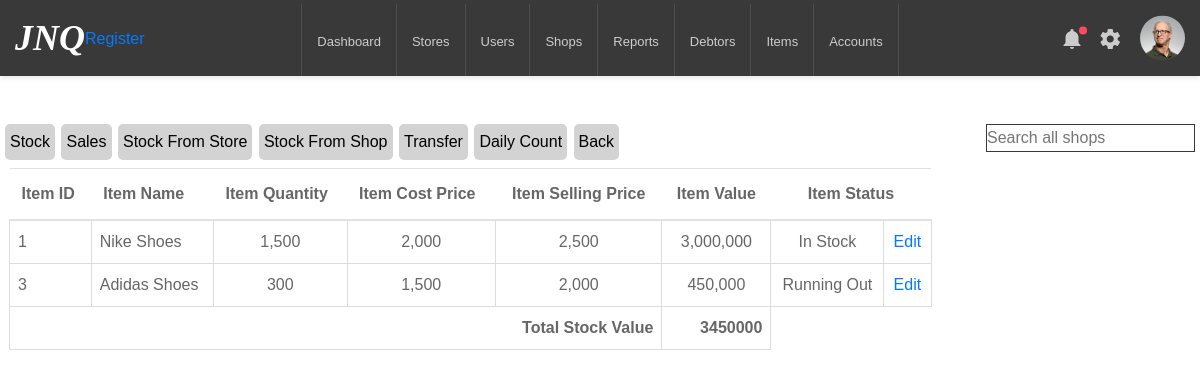
The app's page /view_shops/1 (signed in), older data.
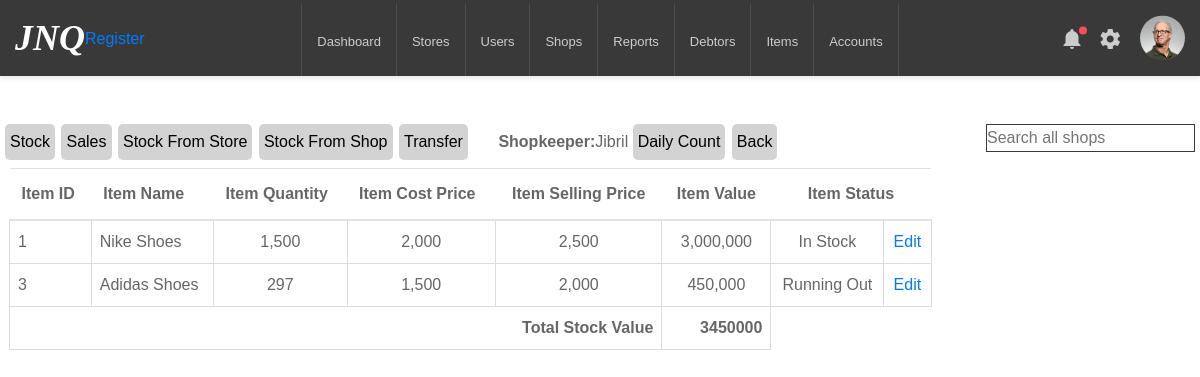
The same page, newer data.
### inventory/models.py (models this page shows)
class ShopItem(db.Model):
    id = db.Column(db.Integer, primary_key=True)
    shop_id = db.Column('shop_id', db.Integer, db.ForeignKey('shop.id'))
    item_id = db.Column('item_id', db.Integer, db.ForeignKey('item.id'))
    item_quantity = db.Column(db.Integer, nullable=False)
    item_value = db.Column(db.Integer, nullable=False)
    item_status = db.Column(db.String(20), nullable=False, default='In Stock')
    date_added = db.Column(db.DateTime, default=datetime.now)
    daily_count = db.relationship('DailyCount', backref='daily_count_item', lazy=True)
    count_difference = db.relationship('CountDifference', backref='shop_item', lazy=True)
    shop = db.relationship('Shop', back_populates='item_association')
    item = db.relationship('Item', back_populates='shops')

class Item(db.Model):
    id = db.Column(db.Integer, primary_key=True)
    item_name = db.Column(db.String(100), nullable=False)
    item_cost_price = db.Column(db.Integer, nullable=False)
    item_selling_price = db.Column(db.Integer, nullable=False)
    date_added = db.Column(db.DateTime, default=datetime.now)
    stores = db.relationship('StoreItem', back_populates='item')
    shops = db.relationship('ShopItem', back_populates='item')

class User(db.Model, UserMixin):
    id = db.Column(db.Integer, primary_key=True)
    username = db.Column(db.String(50), unique=True, nullable=False)
    password = db.Column(db.String(100), nullable=False)
    user_role = db.Column(db.String(30), nullable=False)
    date_registered = db.Column(db.DateTime, default=datetime.now)
    shops = db.relationship('Shop', backref='staff', lazy=True)
    stores = db.relationship('Store', backref='staff', lazy=True)
    shopkeepers = db.relationship('Shopkeeper', backref='user_details', lazy=True)

### inventory/routes.py (the view)
@app.route('/view_shops/<int:shop_id>', methods=['GET'])
def view_shop(shop_id):
    shop = Shop.query.get_or_404(shop_id)
    date = today_date()
    stock_value_list = []
    for product in ShopItem.query.filter_by(shop_id=shop.id).all():
        stock_value_list.append(product.item_value)
    total_stock_value = sum(stock_value_list)
    return render_template('view_shop.html', shop=shop, total_stock_value=total_stock_value, date=date, ShopItem=ShopItem)

### inventory/models.py (called while the page is built)
@login_manager.user_loader
def load_user(user_id):
    return User.query.get(int(user_id))

### inventory/routes.py (called while the page is built)
def today_date():
    date_today = datetime.today().strftime('%Y-%m-%d')
    return date_today

### inventory/templates/view_shop.html (shortened to what this page needs)
{% extends 'layout.html' %}
{% block content %}
    <div class="button-container mb-2">
      <a href="{{ url_for('view_shop', shop_id=shop.id)}}" class="button">Stock</a>
      <a href="{{ url_for('stock_sold', shop_id=shop.id)}}" class="button">Sales</a>
      <a href="{{ url_for('stock_received', shop_id=shop.id)}}" class="button">Stock From Store</a>
      <a href="{{ url_for('stock_from_shop', shop_id=shop.id)}}" class="button">Stock From Shop</a>
      <a href="{{ url_for('transfer_stock', shop_id=shop.id)}}" class="button">Transfer</a>
      {% if current_user in shop.shopkeepers %}
          <a class="ml-4"><strong>Shopkeeper:</strong>{{current_user.username }}</a>
      {% elif shop.shopkeepers %}
          <a class="ml-4"><strong>Shopkeeper:</strong>{{shop.shopkeepers[0].user_details.username }}</a>
      {% endif %}
      {% if current_user.user_role == 'Admin' %}
        <a href="{{ url_for('view_daily_count', shop_id=shop.id)}}" class="button">Daily Count</a>
        <a href="{{ url_for('view_shops')}}" class="button"><button>Back</button></a>
      {% endif %}
      <input type="search" id="searchShops" class="inline-search ml-4 border border-dark float-right" placeholder="Search all shops">
    </div>
    <div class="row">
        <table class="table table-hover table-condensed col-9 ml-4">
          <thead>
            <tr>
              <th>Item ID</th>
              <th>Item Name</th>
              {% if current_user.user_role=='Admin' %}
                <th>Item Quantity</th>
                <th>Item Cost Price</th>
              {% endif %}
              <th class="text-center">Item Selling Price</th>
              {% if current_user.user_role=='Admin' %}
                <th class="text-center">Item Value</th>
              {% endif %}
              <th colspan="2" class="text-center">Item Status</th>
            </tr>
          </thead>
          <tbody>
            {% for product in ShopItem.query.filter_by(shop_id=shop.id).all() %}
              <tr>
                  <td>{{ product.id }}</td>
                  <td>{{ product.item.item_name }}</td>
                  {% if current_user.user_role=='Admin' %}
                    <td class="text-center">{{ "{:,}".format(product.item_quantity) }}</td>
                    <td class="text-center">{{ "{:,}".format(product.item.item_cost_price) }}</td>
                  {% endif %}
                  <td class="text-center">{{ "{:,}".format(product.item.item_selling_price) }}</td>
                  {% if current_user.user_role=='Admin' %}
                    <td class="text-center">{{ "{:,}".format(product.item_value) }}</td>
                  {% endif %}
                  <td class="text-center">{{ product.item_status }}</td>
                  {% if current_user.user_role=='Admin' %}
                    <td class="text-center"><a href="{{ url_for ('edit_shop_stock', stock_id=product.id) }}">Edit</a></td>
                  {% endif %}
              </tr>
            {% endfor %}
              <tr>
                  {% if current_user.user_role=='Admin' %}
                      <td colspan="5" class="text-right"><strong>Total Stock Value</strong></td>
                      <td class="text-right"><strong>{{total_stock_value}}</strong></td>
                  {% endif %}
              </tr>
          </tbody>
        </table>
    </div>
{% endblock content%}

Row changes from the older to the newer data that the page shows:
now on this page (row unchanged): User: username "Jibril"
changed ShopItem "Running Out": item_quantity "300" → "297"
Text that changed along with them:
text now shown: "Shopkeeper:"
